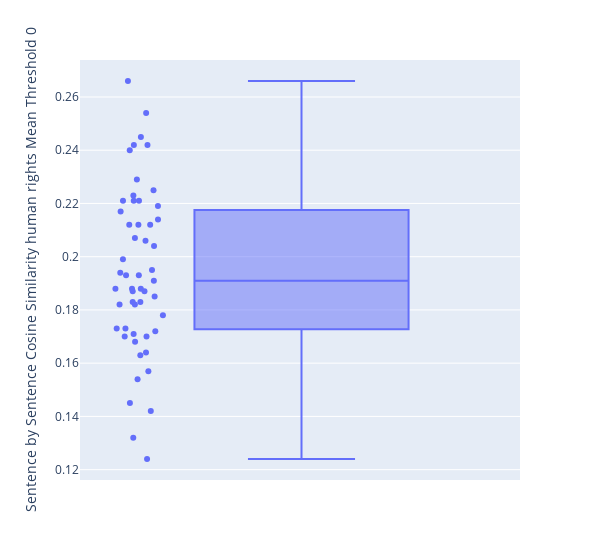

The code cell stored with this chart in its notebook:
### Markdown cell above
Boxplot Sentence-BERT satzweise Verteilung

### Code cell
fig = px.box(tf_idf_sustainability_2, y="Sentence by Sentence Cosine Similarity human rights Mean Threshold 0", points = "all", width=600)
fig.show()

### Figure 1 — Plotly figure (JSON) as saved in the notebook; plotly's stock layout.template omitted (floating-point values rounded to 4 significant figures)
{"data": [{"alignmentgroup": "True", "boxpoints": "all", "hovertemplate": "Sentence by Sentence Cosine Similarity human rights Mean Threshold 0=%{y}<extra></extra>", "legendgroup": "", "marker": {"color": "#636efa"}, "name": "", "notched": false, "offsetgroup": "", "orientation": "v", "showlegend": false, "type": "box", "x0": " ", "xaxis": "x", "y": [0.188, 0.142, 0.163, 0.187, 0.173, 0.145, 0.219, 0.172, 0.171, 0.188, 0.225, 0.164, 0.207, 0.182, 0.132, 0.168, 0.254, 0.17, 0.188, 0.266, 0.221, 0.173, 0.195, 0.193, 0.124, 0.199, 0.212, 0.212, 0.221, 0.191, 0.183, 0.217, 0.183, 0.182, 0.178, 0.193, 0.154, 0.242, 0.245, 0.206, 0.194, 0.204, 0.24, 0.214, 0.17, 0.229, 0.221, 0.187, 0.223, 0.242, 0.157, 0.185, 0.212], "y0": " ", "yaxis": "y"}], "layout": {"boxmode": "group", "legend": {"tracegroupgap": 0}, "margin": {"t": 60}, "width": 600, "xaxis": {"anchor": "y", "domain": [0, 1]}, "yaxis": {"anchor": "x", "domain": [0, 1], "title": {"text": "Sentence by Sentence Cosine Similarity human rights Mean Threshold 0"}}}}
